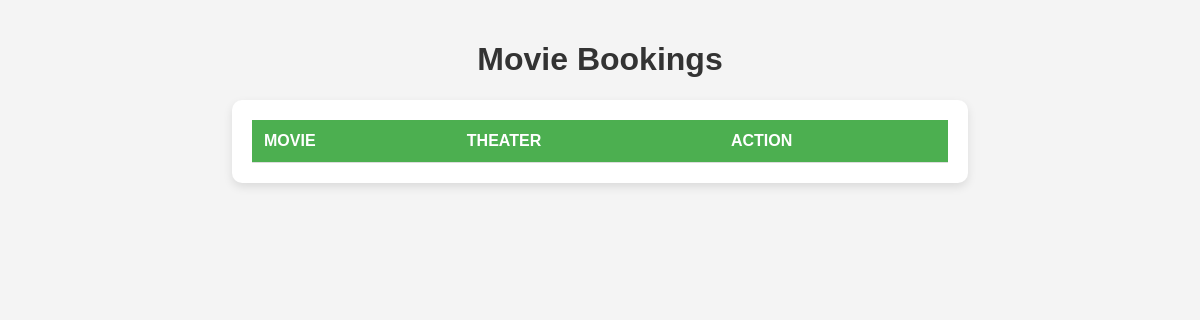
The page /userbooking/7 on the database as committed earlier.
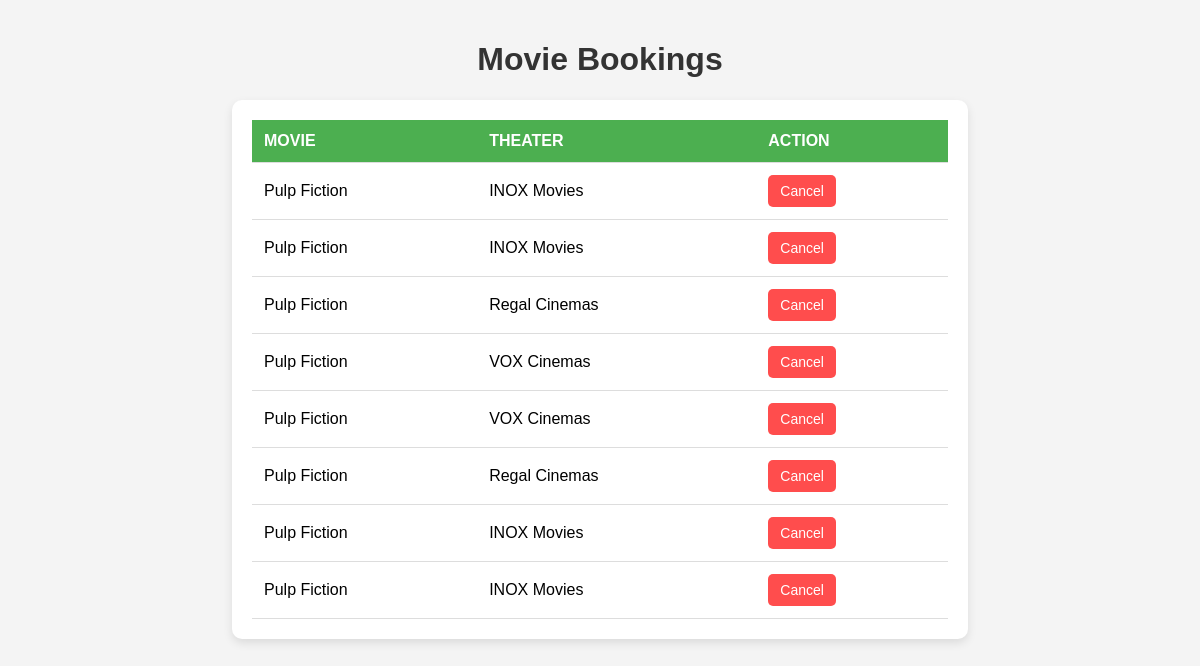
The same page on the database as committed later.
### model.py (models this page shows)
class movie(db.Model):
    __tablename__ = 'movie'
    id = db.Column(db.Integer, primary_key=True, autoincrement=True)
    current_theaters = db.relationship('theaters', secondary="movie_theater")
    title = db.Column(db.String)
    poster_url = db.Column(db.String)
    genre = db.Column(db.String)
    rating = db.Column(db.Float)

class theaters(db.Model):
    __tablename__ = 'theaters'
    id = db.Column(db.Integer, primary_key=True, autoincrement=True)
    name = db.Column(db.String)
    location = db.Column(db.String)

### main.py (the view, shortened to what this page needs)
@app.route('/userbooking/<USER_ID>', methods=['GET', 'POST'])
def userbooking(USER_ID):
    booking_data = booking.query.filter(booking.user_id == USER_ID).all()
    user_booking = {}
    for movie_booking in booking_data:
        movie_data = movie.query.filter(movie.id == movie_booking.movie_id).first()
        theater_data = theaters.query.filter(theaters.id == movie_booking.theater_id).first()
        user_booking[movie_booking.id] = [ movie_data.title,theater_data.name]
    return render_template('mybooking.html', userID = USER_ID , bookingData = user_booking)

### templates/mybooking.html (shortened to what this page needs)
<!DOCTYPE html>
<html lang="en">
<head>
</head>
<body>
    <h1>Movie Bookings</h1>
    <div class="table-container">
        <table>
            <thead>
                <tr>
                    <th>Movie</th>
                    <th>Theater</th>
                    <th>Action</th>
                </tr>
            </thead>
            <tbody>
                {% for i in bookingData %}
                <tr>
                    <td>{{ bookingData[i][0] }}</td>
                    <td>{{ bookingData[i][1] }}</td>
                    <td>
                        <form action="/userbooking_delete/{{i}}" method="post">
                            <input type="submit" value="Cancel">
                        </form>
                    </td>
                </tr>
                {% endfor %}
            </tbody>
        </table>
    </div>
</body>
</html>

### templates/mybooking.html (style rules this page uses)
body { font-family: Arial, sans-serif; background-color: #f4f4f4; margin: 0; padding: 20px; text-align: center; }
h1 { color: #333; }
.table-container { width: 60%; margin: 20px auto; background: white; box-shadow: 0px 4px 10px rgba(0, 0, 0, 0.1); border-radius: 10px; overflow: hidden; padding: 20px; }
table { width: 100%; border-collapse: collapse; }
th, td { padding: 12px; border-bottom: 1px solid #ddd; text-align: left; }
th { background-color: #4CAF50; color: white; text-transform: uppercase; }
form { margin: 0; }
input[type="submit"] { background-color: #ff4d4d; color: white; border: none; padding: 8px 12px; border-radius: 5px; cursor: pointer; font-size: 14px; }

Rows that differ between the two databases and show on the page:
now on this page (row unchanged): movie: title "Pulp Fiction" "Pulp Fiction" "Pulp Fiction" "Pulp Fiction" "Pulp Fiction" "Pulp Fiction" "Pulp Fiction" "Pulp Fiction"
added theaters: name "INOX Movies" "INOX Movies" "INOX Movies" "INOX Movies"
added theaters: name "Regal Cinemas" "Regal Cinemas"
added theaters: name "VOX Cinemas" "VOX Cinemas"
Other text that changed with them:
new list line: "Cancel"
